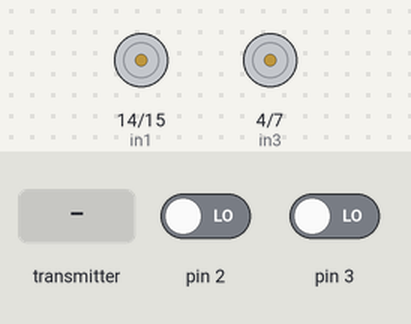
Simulated run of this sketch. Board: Arduino Uno, built with avr-gcc and run on an emulated ATmega328P. On the bench: motor-driver pin pairs drawn as motors (green arrow = first pin HIGH = forward, orange = second pin HIGH = backward, longer = more drive, scaled by the enable pin). The test bench sets the inputs (shaded band); at power-on: pin 2 LOW, pin 3 LOW. No radio packets arrive unless stated.

Above: at 1.2 s.
1.3 s: the transmitter starts sending data.0 = 0
At 2.2 s:
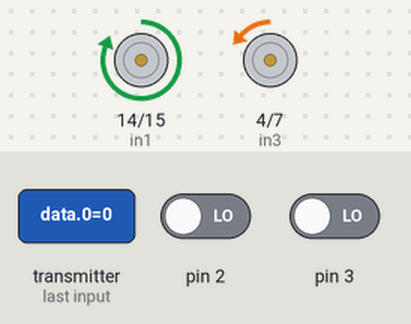
2.8 s: the transmitter starts sending data.1 = 256
At 3.4 s:
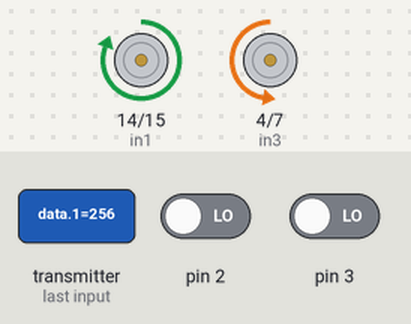
4.3 s: the transmitter starts sending data.0 = 256
At 5.5 s:
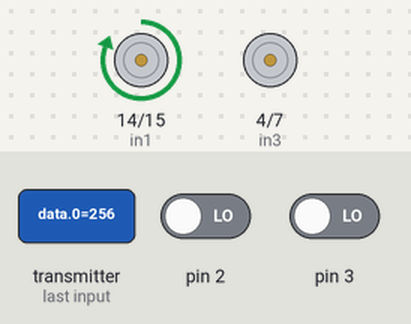
5.8 s: the transmitter starts sending data.1 = 0
At 6.8 s:
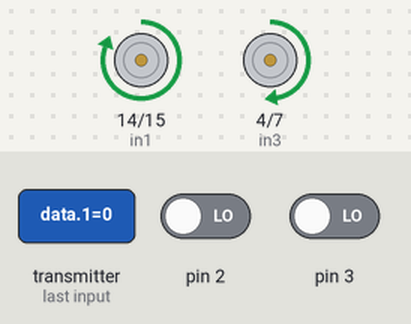
7.3 s: the transmitter starts sending data.0 = 512
At 8.0 s:
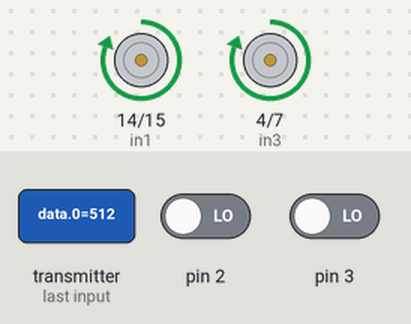
8.8 s: the transmitter starts sending data.1 = 512
At 9.1 s:
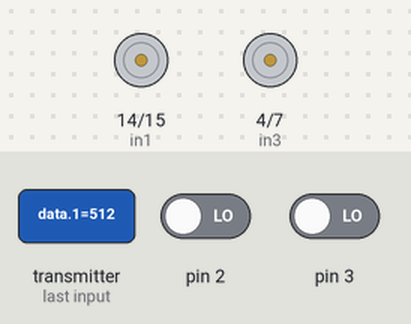
Timing chart, 0 to 11.3 s (numbered marks = the images above; inputs shaded):
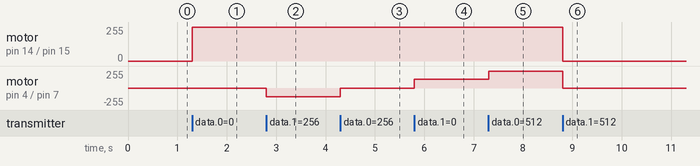

Measured:
- after the input at 1.3 s, motor on pin 14 (in1) / pin 15 (in2): stopped → forward 255/255 at once; motor on pin 4 (in3) / pin 7 (in4): stopped → backward 1/255 at once
- after the input at 2.8 s, motor on pin 4 (in3) / pin 7 (in4): backward 1/255 → backward 128/255 at once
- after the input at 4.3 s, motor on pin 4 (in3) / pin 7 (in4): backward 128/255 → stopped at once
- after the input at 5.8 s, motor on pin 4 (in3) / pin 7 (in4): stopped → forward 128/255 at once
- after the input at 7.3 s, motor on pin 4 (in3) / pin 7 (in4): forward 128/255 → forward 255/255 at once
- after the input at 8.8 s, motor on pin 14 (in1) / pin 15 (in2), motor on pin 4 (in3) / pin 7 (in4): forward 255/255 → stopped at once

The sketch:

mRahi2Proj2.ino
```cpp
/*

Name: Measurement vehicle
Emails: mito3@uic.edu mRahi2@uic.edu
Team: Marco Tinoco, Minahil Rahimullah
netID: mtino3, mRahi2
Group Number: 69 Project

Our project is a remote-controlled vehicle, allowing it to measure distance. We will use this feature to measure distance,
allowing the user to pick between length, width, and distance modes. The first two modes measure the height and width of a given space,
and distance mode allows the user to measure the distance traveled by the vehicle. All of this information will be displayed on the LCD on
the controller.

This the the code for the remote controlled car
*/

#include <SPI.h>
#include <RF24.h>
RF24 radio(9, 10); // CE, CSN
const uint64_t pipeOut = 0xE8E8F0F0E1LL; // Set the pipe address for outgoing data
const uint64_t pipeIn = 0xE8E8F0F0E2LL; // Set the pipe address for incoming data
// Motor pins

const int in1 = 14; // Analog pin A0 - Green
const int in2 = 15; // Analog pin A1 - Blue
const int in3 = 4; // Purple
const int in4 = 7; // Grey
const int enA = 5; // Yellow
const int enB = 6; // White

int left_intr = 0; // interupt counter for left wheel
int right_intr = 0; // interrupt counter for right wheel
const double radius = 0.03175; // radius of wheel
double distance = 0; // distance traveled
int DEBOUNCE_DELAY = 10; // how much time should pass before the next input read
volatile unsigned long lastLeftInterrupt = 0; // when the last interrupt was
volatile unsigned long lastRightInterrupt = 0; // same here

bool connectionEstablished = false;  // flag to check if data has been received

void setup() {
  radio.begin();
  radio.setPALevel(RF24_PA_MIN); // set to lowest setting
  radio.setDataRate(RF24_2MBPS); // set to 2 mbps
  radio.setChannel(124); // set to unique channel
  radio.openWritingPipe(pipeIn); // sends info
  radio.openReadingPipe(1, pipeOut); // gets info
  radio.startListening(); // make sure we ready for info
  pinMode(in1, OUTPUT);
  pinMode(in2, OUTPUT);
  pinMode(in3, OUTPUT);
  pinMode(in4, OUTPUT);
  pinMode(enA, OUTPUT);
  pinMode(enB, OUTPUT);
  // Serial.begin(9600); // Initialize serial communication
  // Serial.println("Waiting for data...");
  attachInterrupt(digitalPinToInterrupt(3), Left_ISR, CHANGE); //Left_ISR is called when left wheel sensor is triggered
  attachInterrupt(digitalPinToInterrupt(2), Right_ISR, CHANGE);//Right_ISR is called when right wheel sensor is triggered
}

void loop() {
  if (radio.available()) { //if we've made a connection to the remote control

    int data[2]; // array to hold joystick values
    radio.read(&data, sizeof(data));
    int x = data[0];
    int y = data[1];
    int motorSpeedA = map(y, 0, 1023, -255, 255); // map the value for easy convertion to the directions
    int motorSpeedLeft = motorSpeedA + (x - 512) / 2; // find the left speed value
    int motorSpeedRight = motorSpeedA - (x - 512) / 2; // find the right speed value
    motorSpeedLeft = constrain(motorSpeedLeft, -255, 255); // make sure these values dont go over the -255/255 line
    motorSpeedRight = constrain(motorSpeedRight, -255, 255);

    // Set motor directions
    if (motorSpeedLeft > 0) { // if positive, go clockwise (forward)
      digitalWrite(in1, LOW);
      digitalWrite(in2, HIGH);
    } else { // if negative, go counterclockwise (backwards)
      digitalWrite(in1, HIGH);
      digitalWrite(in2, LOW);
      motorSpeedLeft = -motorSpeedLeft; // make sure speed is a positive value if negative
    }
    if (motorSpeedRight > 0) { // same for the right tire
      digitalWrite(in3, LOW);
      digitalWrite(in4, HIGH);
    } else {
      digitalWrite(in3, HIGH);
      digitalWrite(in4, LOW);
      motorSpeedRight = -motorSpeedRight;
    }

    // Set motor speeds
    analogWrite(enA, motorSpeedLeft); // set the speed of the left
    analogWrite(enB, motorSpeedRight); // and right tire


    unsigned long totalInterrupts = left_intr + right_intr; // add the two inturupt values
    if (totalInterrupts > 0) { // if the car has moved, calculate the distance
      double wheelCircumference = 2 * 3.1415 * radius; // calulate wheelCircumference
      double rotations = (left_intr + right_intr) / 2.0 / 40.0; // Assuming 40 pulses per revolution, also average the inturrpts for accurate distance
      distance = wheelCircumference * rotations; // calulate the distance
      // Serial.print(distance);
      // Serial.print("\n");
      radio.stopListening(); // stop listening, otherwise we can't send the distance back to the controller
      double dist = distance;
      radio.write(&dist, sizeof(double)); // send to controller
      radio.startListening(); // start listening again for cordinates
    }

    //Serial print for debugging
    // Serial.print("X: ");
    // Serial.print(x);
    // Serial.print(" - Y: ");
    // Serial.print(y);
    // Serial.print(" - Left: ");
    // Serial.print(motorSpeedLeft);
    // Serial.print(" - Right: ");
    // Serial.println(motorSpeedRight);
  }
}

void Left_ISR()
{
  unsigned long currentTime = millis(); // start timer
  if (currentTime - lastLeftInterrupt > DEBOUNCE_DELAY) { // see if 10 ms has passed
    left_intr++; // increment counter
    lastLeftInterrupt = currentTime; // reset time
  }
}


void Right_ISR()
{
  unsigned long currentTime = millis(); // start timer
  if (currentTime - lastRightInterrupt > DEBOUNCE_DELAY) { // see if 10 ms has passed
    right_intr++; // increment counter
    lastRightInterrupt = currentTime; // reset time
  }
}
```
